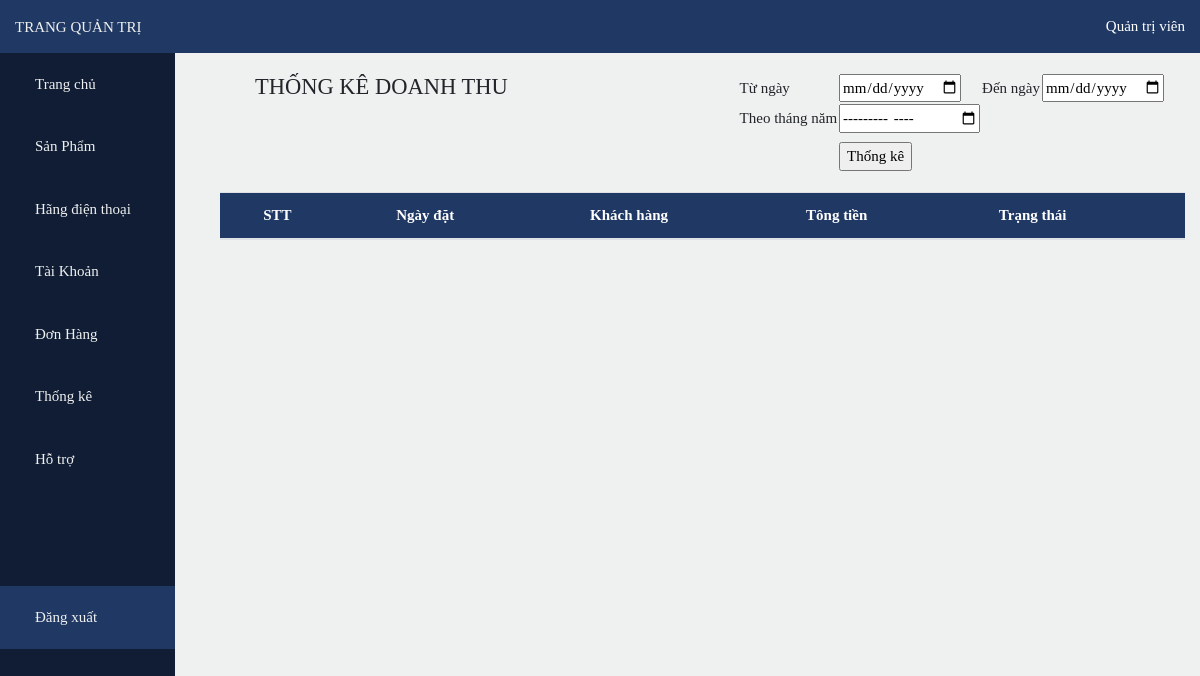
Page /admin/index.php?page=tk on the earlier database version.
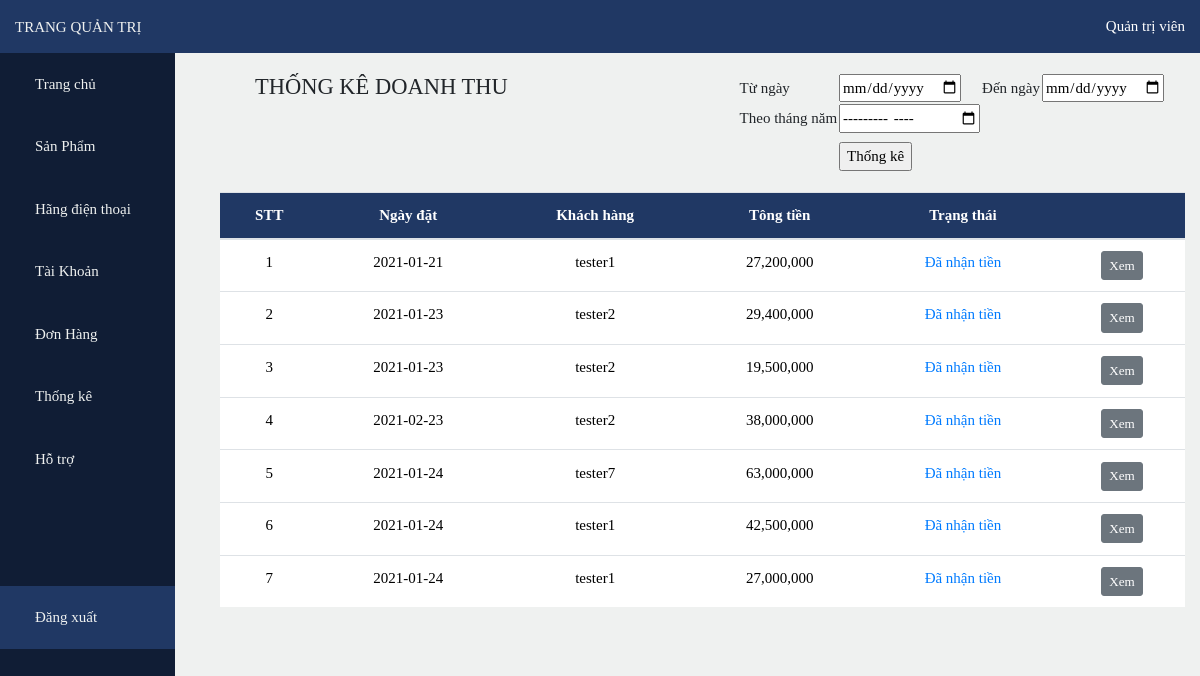
Same page on the later database version.
### tables this page shows
CREATE TABLE `donhang` (
  `MaDonHang` int(10) NOT NULL,
  `MaKhachHang` int(10) NOT NULL,
  `NgayDat` date NOT NULL,
  `TongTien` int(20) NOT NULL,
  `TrangThai` int(10) NOT NULL
);

CREATE TABLE `taikhoan` (
  `MaTaiKhoan` int(10) NOT NULL,
  `TenDangNhap` varchar(50) NOT NULL,
  `MatKhau` varchar(50) NOT NULL,
  `Admin` bit(1) NOT NULL,
  `DienThoai` varchar(10) NOT NULL,
  `DiaChi` varchar(200) NOT NULL
);

### functions.php (called while the page is built, shortened)
<?php
    require('database/DBController.php');
    require('database/Cart.php');
    require('database/Account.php');
    require('database/Bill.php');
    $db = new DBController();
    $account = new Account($db);
    $bill = new Bill($db);
?>

### database/Bill.php (called while the page is built, shortened)
<?php
class Bill
{
    public $db = null;
    public function __construct(DBController $db)
    {
        $this->db = $db;
    }
    public function timHoaDonDuyet($trangThai = "1")
    {
        if ($this->db->con != null) {
            $query_string = "SELECT * FROM donhang where TrangThai = $trangThai ";
            $result = $this->db->con->query($query_string);
            $resultArray = array();
            while ($item = mysqli_fetch_array($result, MYSQLI_ASSOC)) {
                $resultArray[] = $item;
            }
            return $resultArray;
        }
    }
}

### database/DBController.php (called while the page is built, shortened)
<?php
    class DBController{
        protected $host = 'localhost';
        protected $user = 'root';
        protected $password = "";
        protected $database = "bandienthoai";
        public function __construct()
        {
            $this->con = mysqli_connect($this->host,$this->user,$this->password,$this->database);
        }
    }
?>

### database/Account.php (called while the page is built, shortened)
<?php
class Account
{
    public $db = null;
    public function __construct(DBController $db)
    {
        $this->db = $db;
    }
    public function getAccountOnlly($accountID, $table = 'taikhoan')
    {
        if (isset($accountID)) {
            $result = $this->db->con->query("SELECT * FROM {$table} WHERE MaTaiKhoan=$accountID");
        }
        $item = mysqli_fetch_array($result, MYSQLI_ASSOC);
        return $item;
    }
}

### admin/statistic.php (the view, shortened to what this page needs)
<div class="container detail">
    <div class="top">
        <h4 class="text-color"><i class="fas fa-chart-bar"></i></i>THỐNG KÊ DOANH THU</h4>
        <form action="" method="post">
            <table>
                <tr>
                    <td>Từ ngày</td>
                    <td><input type="date" name="fromDate"></td>
                    <td>Đến ngày</td>
                    <td><input type="date" name="toDate"></td>
                </tr>
                <tr>
                    <td>Theo tháng năm </td>
                    <td><input type="month" name="monthAndYear"></td>
                </tr>
                <tr>
                    <td></td>
                    <td><input class="mt-2" type="submit" name="submit" value="Thống kê"></td>
                </tr>
            </table>
        </form>
    </div>
    <table class="table table-hover" style="text-align: center;">
        <thead class="bg-color text-white">
            <tr>
                <th>STT</th>
                <th>Ngày đặt</th>
                <th>Khách hàng</th>
                <th>Tông tiền</th>
                <th>Trạng thái</th>
                <th colspan="2"></th>
            </tr>
            <?php
            $countSTT = 1;
            $tongTien = 0;
            if (isset($_POST["submit"])) {
                if ($fromDate != null && $toDate != null) {
                    $arr = $bill->thongKeTheoKhoangThoiGian($fromDate, $toDate);
                }else if($monthAndYear != null){
                    $arr = $bill->thongKeTheoNamThang($monthAndYear);
                }else{
                    $arr = $bill->timHoaDonDuyet("3");
                }
            } else {
                $arr = $bill->timHoaDonDuyet("3");
            }
            foreach ($arr as $item) :
            ?>
                <form action="" method="POST">
                    <tr style="background-color: white; color: black; text-align: center;">
                        <td><?php echo $countSTT;
                            $countSTT++; ?></td>
                        <td><?php echo $item['NgayDat'] ?></td>
                        <td><?php $khachhang = $account->getAccountOnlly($item['MaKhachHang']);
                            echo $khachhang['TenDangNhap'];
                            ?></td>
                        <td><?php echo number_format($item['TongTien']);
                            $tongTien += $item['TongTien']; ?></td>
                        <?php
                        echo '<td class="text-primary">Đã nhận tiền</td>';
                        ?>
                        <td>
                            <a class="btn btn-sm btn-secondary" href="<?php echo "index.php?page=od&id=" . $item['MaDonHang']; ?>">Xem</a>
                        </td>
                    </tr>
                </form>
            <?php
            endforeach;
            ?>
        </thead>
    </table>
</div>

Differences in the rows shown:
now on this page (row edited): donhang: NgayDat "2021-01-21", MaKhachHang.TenDangNhap "tester1", TongTien "27,200,000"
added donhang: NgayDat "2021-01-23", MaKhachHang.TenDangNhap "tester2", TongTien "29,400,000"
added donhang: NgayDat "2021-01-23", MaKhachHang.TenDangNhap "tester2", TongTien "19,500,000"
added donhang: NgayDat "2021-02-23", MaKhachHang.TenDangNhap "tester2", TongTien "38,000,000"
added donhang: NgayDat "2021-01-24", MaKhachHang.TenDangNhap "tester7", TongTien "63,000,000"
added donhang: NgayDat "2021-01-24", MaKhachHang.TenDangNhap "tester1", TongTien "42,500,000"
added donhang: NgayDat "2021-01-24", MaKhachHang.TenDangNhap "tester1", TongTien "27,000,000"
